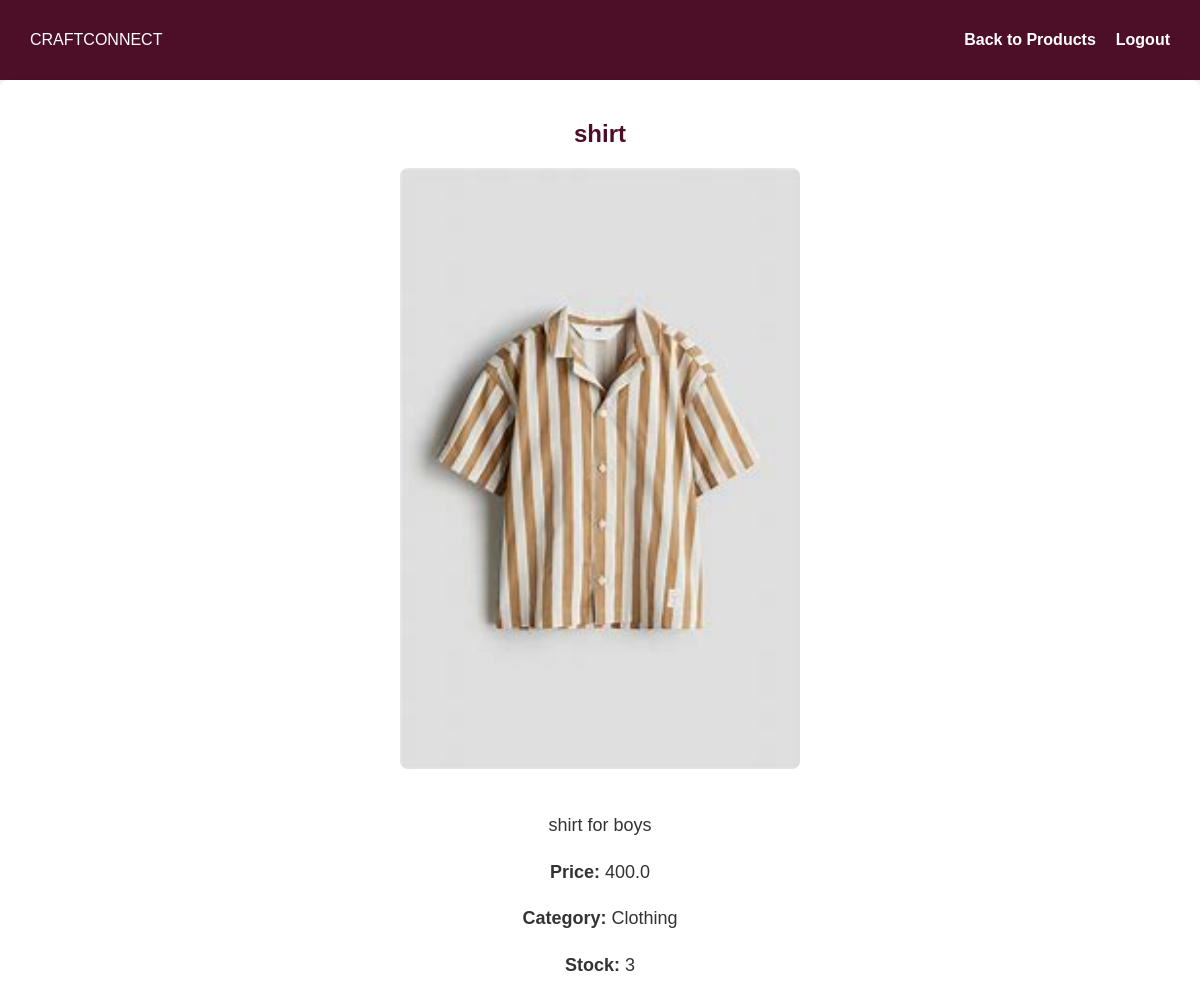
Page /view_product/3 (signed in) on the committed database.
### tables this page shows
CREATE TABLE products (
            id INTEGER PRIMARY KEY AUTOINCREMENT,
            name TEXT NOT NULL,
            description TEXT NOT NULL,
            price REAL NOT NULL,
            image TEXT NOT NULL,
            manufacturer_id INTEGER, approved INTEGER DEFAULT 0, category TEXT, stock_limit INTEGER DEFAULT NULL, size_chart TEXT,
            FOREIGN KEY (manufacturer_id) REFERENCES users (id)
        );

### app.py (the view)
@app.route('/view_product/<int:product_id>')
def view_product(product_id):
    if "user_id" not in session or session["user_type"] != "manufacturer":
        return redirect(url_for("login"))
    conn = sqlite3.connect("craftconnect.db")
    conn.row_factory = sqlite3.Row
    cursor = conn.cursor()
    cursor.execute("SELECT * FROM products WHERE id = ?", (product_id,))
    product = cursor.fetchone()
    conn.close()
    if not product:
        return "Product not found", 404
    return render_template("view_product.html", product=product)

### templates/view_product.html (shortened to what this page needs)
<!DOCTYPE html>
<html lang="en">
<head>
    <link rel="stylesheet" href="{{ url_for('static', filename='css/styles.css') }}">
</head>
<body>
    <nav class="navbar">
        <div class="logo">CRAFTCONNECT</div>
        <ul class="nav-links">
            <li><a href="{{ url_for('manage_products') }}">Back to Products</a></li>
            <li><a href="{{ url_for('logout') }}">Logout</a></li>
        </ul>
    </nav>
    <section class="product-details">
        <h2>{{ product['name'] }}</h2>
        <img src="{{ url_for('static', filename='uploads/' + product['image']) }}" alt="{{ product['name'] }}">
        <p>{{ product['description'] }}</p>
        <p><strong>Price:</strong> {{ product['price'] }}</p>
        <p><strong>Category:</strong> {{ product['category'] }}</p>
        <p><strong>Stock:</strong>
            {% if product['stock_limit'] is not none and product['stock_limit'] > 0 %}
                 {{ product['stock_limit'] }}
            {% elif product['stock_limit'] == 0 %}
                Out of Stock
            {% else %}
                Stock: Unlimited
            {% endif %}
        </p>
    </section>
</body>
</html>

### static/css/styles.css (style rules this page uses)
body { margin: 0; padding: 0; overflow-x: hidden; font-family: Arial, sans-serif; background: white; color: #4D0F28; min-height: 100vh; box-sizing: border-box; width:100%; max-width: 100%; }
.navbar { display: flex; justify-content: space-between; align-items: center; padding: 15px 30px; background: #4D0F28; color: white; box-shadow: 0px 4px 8px rgba(0, 0, 0, 0.1); max-width: 100%; flex-wrap: wrap; }
.nav-links { list-style: none; display: flex; gap: 20px; }
.nav-links a { text-decoration: none; color: white; font-size: 16px; font-weight: bold; transition: color 0.3s ease; }
* { outline: none; box-sizing: border-box; max-width: 100vw; }
.product-details { flex: 2; text-align: left; background: #fff; padding: 20px; border-radius: 8px; box-shadow: 0px 4px 8px rgba(0, 0, 0, 0.1); }
.product-details img { width: 100%; max-width: 400px; border-radius: 8px; margin-bottom: 20px; transition: transform 0.3s ease; cursor: zoom-in; }
.product-details p { font-size: 18px; color: #333; margin-bottom: 10px; line-height: 1.6; }

### templates/view_product.html (style rules this page uses)
.product-details { align-items: center; text-align: center; }

### rows in the picture
products: name "shirt", image+name (picture), description "shirt for boys", price "400.0", category "Clothing", stock_limit "3"
